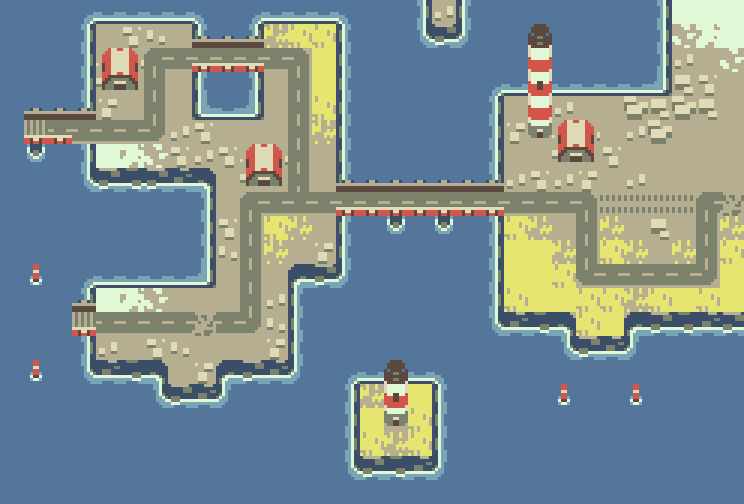

A 2D game scene composited from a Tiled map and its tileset images. What follows is a short description and the map's XML, with every tile layer's data as written:
An orthogonal 31x21 tile map with 24x24 px tiles, 1 tile layer (Tile Layer 1).

<map version="1.10" tiledversion="1.11.2" orientation="orthogonal" renderorder="right-down" width="31" height="21" tilewidth="24" tileheight="24" infinite="0" backgroundcolor="#54769b" nextlayerid="3" nextobjectid="1">
 <editorsettings>
  <chunksize width="24" height="24" />
  <export target="map1.json" format="json" />
 </editorsettings>
 <tileset firstgid="1" name="t2" tilewidth="24" tileheight="24" tilecount="64" columns="8">
  <image source="tileset1.png" width="192" height="192" />
 </tileset>
 <layer id="1" name="Tile Layer 1" width="31" height="21">
  <data encoding="csv">
0,0,0,3,5,5,5,5,53,1,3,5,5,5,53,0,0,11,59,51,0,0,0,0,0,0,0,11,37,37,37,
0,0,0,11,12,7,13,12,17,18,54,31,30,30,51,0,0,19,20,52,0,0,16,0,0,0,0,11,39,38,37,
0,0,0,11,35,36,33,27,26,26,26,27,34,29,51,0,0,0,0,0,0,0,24,0,0,0,0,11,59,12,39,
0,0,0,11,43,44,28,12,51,1,11,12,28,29,51,0,0,0,0,0,3,5,32,5,5,5,5,6,15,7,12,
0,18,18,54,60,12,28,12,50,5,6,12,28,30,51,0,0,0,0,0,11,12,24,59,12,12,14,15,14,15,12,
0,25,26,27,27,27,42,59,7,12,12,12,28,31,51,0,0,0,0,0,11,60,40,35,36,12,59,14,12,12,12,
0,2,0,11,37,38,39,7,59,7,35,36,28,12,51,0,0,0,0,0,11,12,12,43,44,7,12,12,12,12,12,
0,0,0,19,20,21,20,22,23,12,43,44,28,12,17,18,18,18,18,18,54,59,7,59,60,12,59,12,12,12,12,
0,0,0,0,0,0,0,0,11,12,33,27,27,27,26,26,26,26,26,26,26,27,27,27,34,45,45,45,45,33,46,
0,0,0,0,0,0,0,0,11,7,28,30,31,12,51,0,2,0,2,0,11,30,31,12,28,31,12,15,12,28,31,
0,0,0,0,0,0,0,0,11,13,28,31,12,60,51,0,0,0,0,0,11,29,29,31,28,30,31,12,31,28,30,
0,8,0,3,5,5,5,5,6,12,28,12,49,20,52,0,0,0,0,0,11,29,29,30,41,27,27,27,27,42,29,
0,0,0,54,37,38,39,12,12,12,28,59,51,0,0,0,0,0,0,0,11,30,29,29,30,30,31,30,29,30,29,
0,0,0,25,27,27,27,27,46,27,42,13,51,0,0,0,0,0,0,0,19,22,21,23,30,29,49,20,21,22,20,
0,0,0,11,59,12,7,13,12,12,12,60,51,0,0,0,0,0,0,0,0,0,0,19,20,22,52,0,0,0,0,
0,8,0,19,22,21,23,12,60,49,20,22,52,0,3,5,16,5,53,0,0,0,0,0,0,0,0,0,0,0,0,
0,0,0,0,0,0,19,20,22,52,0,0,0,0,11,31,32,29,51,0,0,0,0,8,0,0,8,0,0,0,0,
0,0,0,0,0,0,0,0,0,0,0,0,0,0,11,29,40,30,51,0,0,0,0,0,0,0,0,0,0,0,0,
0,0,0,0,0,0,0,0,0,0,0,0,0,0,11,30,31,30,51,0,0,0,0,0,0,0,0,0,0,0,0,
0,0,0,0,0,0,0,0,0,0,0,0,0,0,19,20,21,22,52,0,0,0,0,0,0,0,0,0,0,0,0,
0,0,0,0,0,0,0,0,0,0,0,0,0,0,0,0,0,0,0,0,0,0,0,0,0,0,0,0,0,0,0
</data>
 </layer>
</map>
